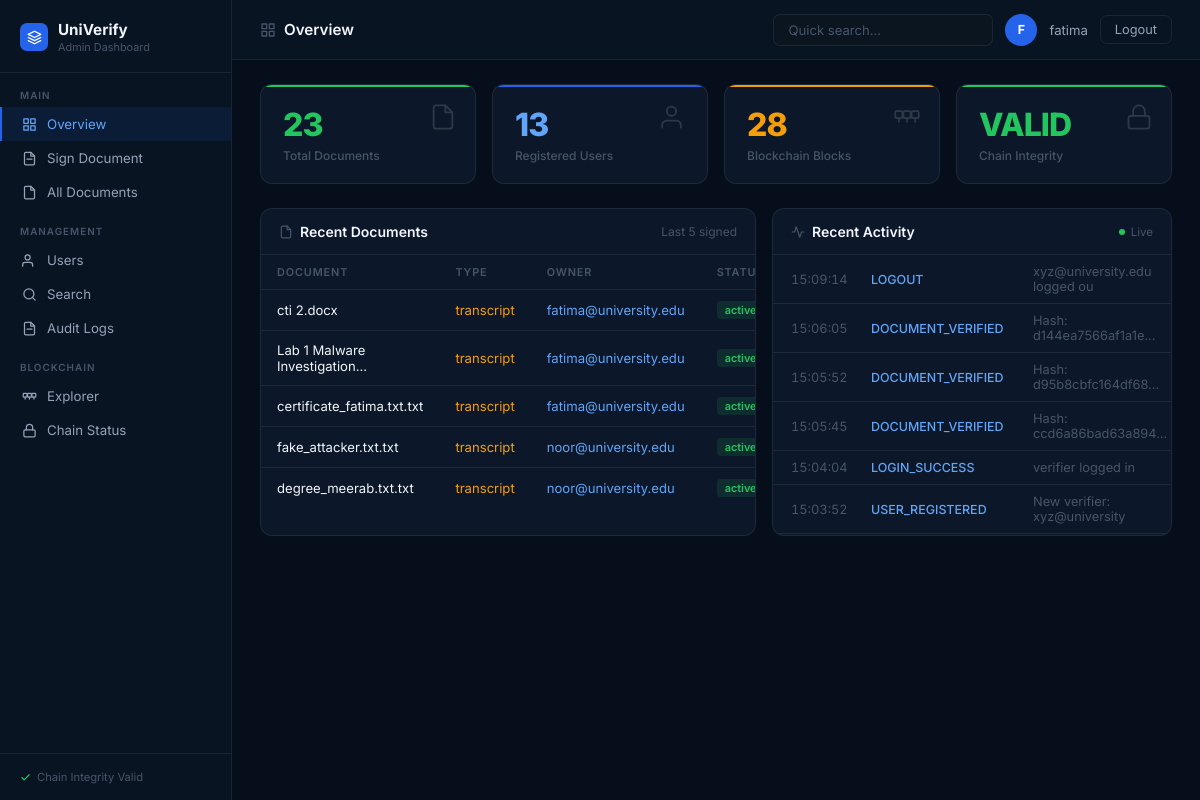
The app's page /dashboard (signed in) with its own data.
### models.py (models this page shows, shortened)
class User(UserMixin, db.Model):
    __tablename__ = 'users'
    id = db.Column(db.Integer, primary_key=True)
    full_name = db.Column(db.String(100), nullable=False)
    email = db.Column(db.String(120), unique=True, nullable=False)
    password_hash = db.Column(db.String(256), nullable=False)
    role = db.Column(db.String(20), default='student')
    reg_number = db.Column(db.String(50), unique=True, nullable=True)
    department = db.Column(db.String(100), nullable=True)
    created_at = db.Column(db.DateTime, default=datetime.utcnow)
    is_active = db.Column(db.Boolean, default=True)
    documents = db.relationship('Document', backref='owner', lazy=True)

class Document(db.Model):
    __tablename__ = 'documents'
    id = db.Column(db.Integer, primary_key=True)
    filename = db.Column(db.String(200), nullable=False)
    original_name = db.Column(db.String(200), nullable=False)
    file_hash = db.Column(db.String(64), unique=True, nullable=False)
    block_hash = db.Column(db.String(64), nullable=False)
    block_index = db.Column(db.Integer, nullable=False)
    cert_fingerprint = db.Column(db.String(200), nullable=False)
    signature = db.Column(db.Text, nullable=False)
    doc_type = db.Column(db.String(50), default='general')
    status = db.Column(db.String(20), default='active')
    qr_code_path = db.Column(db.String(200), nullable=True)
    user_id = db.Column(db.Integer, db.ForeignKey('users.id'), nullable=False)
    signed_at = db.Column(db.DateTime, default=datetime.utcnow)
    expires_at = db.Column(db.DateTime, nullable=True)

class AuditLog(db.Model):
    __tablename__ = 'audit_logs'
    id = db.Column(db.Integer, primary_key=True)
    user_id = db.Column(db.Integer, db.ForeignKey('users.id'), nullable=True)
    action = db.Column(db.String(100), nullable=False)
    details = db.Column(db.Text, nullable=True)
    ip_address = db.Column(db.String(50), nullable=True)
    timestamp = db.Column(db.DateTime, default=datetime.utcnow)
    success = db.Column(db.Boolean, default=True)

### app.py (the view)
@app.route('/dashboard')
@login_required
def dashboard():
    if current_user.role != 'admin':
        return redirect(url_for('student_portal'))
    total_docs = Document.query.count()
    total_users = User.query.count()
    active_docs = Document.query.filter_by(status='active').count()
    revoked_docs = Document.query.filter_by(status='revoked').count()
    recent_docs = Document.query.order_by(Document.signed_at.desc()).limit(5).all()
    recent_logs = AuditLog.query.order_by(AuditLog.timestamp.desc()).limit(10).all()
    chain_valid = blockchain.is_chain_valid()
    return render_template('dashboard.html',
        total_docs=total_docs, total_users=total_users,
        active_docs=active_docs, revoked_docs=revoked_docs,
        recent_docs=recent_docs, recent_logs=recent_logs,
        chain_valid=chain_valid, chain_length=len(blockchain.chain))

### app.py (called while the page is built)
@login_manager.user_loader
def load_user(user_id):
    return User.query.get(int(user_id))

### blockchain.py (called while the page is built)
    def compute_hash(self):
        block_string = json.dumps({
            "index": self.index,
            "timestamp": self.timestamp,
            "filename": self.filename,
            "file_hash": self.file_hash,
            "cert_fingerprint": self.cert_fingerprint,
            "email": self.email,
            "signature": self.signature,
            "parent_hash": self.parent_hash,
            "previous_hash": self.previous_hash
        }, sort_keys=True)
        return hashlib.sha256(block_string.encode()).hexdigest()

    def is_chain_valid(self):
        for i in range(1, len(self.chain)):
            current = self.chain[i]
            previous = self.chain[i - 1]
            if current.hash != current.compute_hash():
                return False
            if current.previous_hash != previous.hash:
                return False
        return True

### templates/dashboard.html (shortened to what this page needs)
<html lang="en">
<head>
</head>
<body>
<div class="sidebar">
    <div class="sidebar-brand">
        <div class="brand-icon"><svg viewBox="0 0 24 24" fill="none" stroke="currentColor" stroke-width="2" stroke-linecap="round" stroke-linejoin="round"><path d="M12 2L2 7l10 5 10-5-10-5z"/><path d="M2 17l10 5 10-5"/><path d="M2 12l10 5 10-5"/></svg></div>
        <div><div class="brand-name">UniVerify</div><div class="brand-sub">Admin Dashboard</div></div>
    </div>
    <div class="nav-section">Main</div>
    <div class="nav-item active" onclick="showSection('overview',this)"><svg viewBox="0 0 24 24" fill="none" stroke="currentColor" stroke-width="2" stroke-linecap="round" stroke-linejoin="round"><rect x="3" y="3" width="7" height="7"/><rect x="14" y="3" width="7" height="7"/><rect x="14" y="14" width="7" height="7"/><rect x="3" y="14" width="7" height="7"/></svg>Overview</div>
    <div class="nav-item" onclick="showSection('sign',this)"><svg viewBox="0 0 24 24" fill="none" stroke="currentColor" stroke-width="2" stroke-linecap="round" stroke-linejoin="round"><path d="M14 2H6a2 2 0 0 0-2 2v16a2 2 0 0 0 2 2h12a2 2 0 0 0 2-2V8z"/><polyline points="14 2 14 8 20 8"/><line x1="16" y1="13" x2="8" y2="13"/></svg>Sign Document</div>
    <div class="nav-item" onclick="showSection('documents',this)"><svg viewBox="0 0 24 24" fill="none" stroke="currentColor" stroke-width="2" stroke-linecap="round" stroke-linejoin="round"><path d="M14 2H6a2 2 0 0 0-2 2v16a2 2 0 0 0 2 2h12a2 2 0 0 0 2-2V8z"/><polyline points="14 2 14 8 20 8"/></svg>All Documents</div>
    <div class="nav-section">Management</div>
    <div class="nav-item" onclick="showSection('users',this)"><svg viewBox="0 0 24 24" fill="none" stroke="currentColor" stroke-width="2" stroke-linecap="round" stroke-linejoin="round"><path d="M17 21v-2a4 4 0 0 0-4-4H5a4 4 0 0 0-4 4v2"/><circle cx="9" cy="7" r="4"/></svg>Users</div>
    <div class="nav-item" onclick="showSection('search',this)"><svg viewBox="0 0 24 24" fill="none" stroke="currentColor" stroke-width="2" stroke-linecap="round" stroke-linejoin="round"><circle cx="11" cy="11" r="8"/><path d="m21 21-4.35-4.35"/></svg>Search</div>
    <div class="nav-item" onclick="showSection('audit',this)"><svg viewBox="0 0 24 24" fill="none" stroke="currentColor" stroke-width="2" stroke-linecap="round" stroke-linejoin="round"><path d="M14 2H6a2 2 0 0 0-2 2v16a2 2 0 0 0 2 2h12a2 2 0 0 0 2-2V8z"/><polyline points="14 2 14 8 20 8"/><line x1="16" y1="13" x2="8" y2="13"/></svg>Audit Logs</div>
    <div class="nav-section">Blockchain</div>
    <div class="nav-item" onclick="window.open('/explorer','_blank')"><svg viewBox="0 0 24 24" fill="none" stroke="currentColor" stroke-width="2" stroke-linecap="round" stroke-linejoin="round"><rect x="2" y="7" width="6" height="6" rx="1"/><rect x="9" y="7" width="6" height="6" rx="1"/><rect x="16" y="7" width="6" height="6" rx="1"/><path d="M5 13v3M12 13v3M19 13v3"/></svg>Explorer</div>
    <div class="nav-item" onclick="showSection('chain',this)"><svg viewBox="0 0 24 24" fill="none" stroke="currentColor" stroke-width="2" stroke-linecap="round" stroke-linejoin="round"><rect x="3" y="11" width="18" height="11" rx="2"/><path d="M7 11V7a5 5 0 0 1 10 0v4"/></svg>Chain Status</div>
    <div class="sidebar-footer"><div class="sidebar-footer-badge"><svg viewBox="0 0 24 24" fill="none" stroke="currentColor" stroke-width="2.5" stroke-linecap="round" stroke-linejoin="round"><polyline points="20 6 9 17 4 12"/></svg>Chain Integrity Valid</div></div>
</div>
<div class="main">
    <div class="topbar">
        <div class="page-title" id="pageTitle"><svg viewBox="0 0 24 24" fill="none" stroke="currentColor" stroke-width="2" stroke-linecap="round" stroke-linejoin="round"><rect x="3" y="3" width="7" height="7"/><rect x="14" y="3" width="7" height="7"/><rect x="14" y="14" width="7" height="7"/><rect x="3" y="14" width="7" height="7"/></svg>Overview</div>
        <div class="topbar-right">
            <input class="search-input" placeholder="Quick search..." oninput="quickSearch(this.value)">
            <div class="avatar">{{ (current_user.full_name[0] if current_user and current_user.full_name else 'A') | upper }}</div>
            <span class="username">{{ current_user.full_name if current_user else 'Admin' }}</span>
            <button class="logout-btn" onclick="window.location.href='/logout'">Logout</button>
        </div>
    </div>
    <div class="content">
        <div class="section active" id="sec-overview">
            <div class="stats-grid">
                <div class="stat-card stat-green">
                    <div class="stat-icon"><svg viewBox="0 0 24 24" fill="none" stroke="currentColor" stroke-width="1.5" stroke-linecap="round" stroke-linejoin="round"><path d="M14 2H6a2 2 0 0 0-2 2v16a2 2 0 0 0 2 2h12a2 2 0 0 0 2-2V8z"/><polyline points="14 2 14 8 20 8"/></svg></div>
                    <div class="stat-number n-green" id="s-total">{{ total_docs }}</div>
                    <div class="stat-label">Total Documents</div>
                </div>
                <div class="stat-card stat-blue">
                    <div class="stat-icon"><svg viewBox="0 0 24 24" fill="none" stroke="currentColor" stroke-width="1.5" stroke-linecap="round" stroke-linejoin="round"><path d="M17 21v-2a4 4 0 0 0-4-4H5a4 4 0 0 0-4 4v2"/><circle cx="9" cy="7" r="4"/></svg></div>
                    <div class="stat-number n-blue" id="s-users">{{ total_users }}</div>
                    <div class="stat-label">Registered Users</div>
                </div>
                <div class="stat-card stat-orange">
                    <div class="stat-icon"><svg viewBox="0 0 24 24" fill="none" stroke="currentColor" stroke-width="1.5" stroke-linecap="round" stroke-linejoin="round"><rect x="2" y="7" width="6" height="6" rx="1"/><rect x="9" y="7" width="6" height="6" rx="1"/><rect x="16" y="7" width="6" height="6" rx="1"/><path d="M5 13v3M12 13v3M19 13v3"/></svg></div>
                    <div class="stat-number n-orange" id="s-chain">{{ chain_length }}</div>
                    <div class="stat-label">Blockchain Blocks</div>
                </div>
                <div class="stat-card stat-cyan">
                    <div class="stat-icon"><svg viewBox="0 0 24 24" fill="none" stroke="currentColor" stroke-width="1.5" stroke-linecap="round" stroke-linejoin="round"><rect x="3" y="11" width="18" height="11" rx="2"/><path d="M7 11V7a5 5 0 0 1 10 0v4"/></svg></div>
                    <div class="stat-number" style="color:{{ '#22c55e' if chain_valid else '#ef4444' }}" id="s-valid">{{ 'VALID' if chain_valid else 'TAMPERED' }}</div>
                    <div class="stat-label">Chain Integrity</div>
                </div>
            </div>
            <div style="display:grid;grid-template-columns:1fr 400px;gap:16px;">
                <div class="card">
                    <div class="card-head">
                        <div class="card-title"><svg viewBox="0 0 24 24" fill="none" stroke="currentColor" stroke-width="2" stroke-linecap="round" stroke-linejoin="round"><path d="M14 2H6a2 2 0 0 0-2 2v16a2 2 0 0 0 2 2h12a2 2 0 0 0 2-2V8z"/><polyline points="14 2 14 8 20 8"/></svg>Recent Documents</div>
                        <span class="card-meta">Last 5 signed</span>
                    </div>
                    <table class="tbl">
                        <thead><tr><th>Document</th><th>Type</th><th>Owner</th><th>Status</th></tr></thead>
                        <tbody>
                        {% for doc in recent_docs %}
                        <tr>
                            <td style="color:var(--text-1);">{{ doc.original_name[:28] }}{% if doc.original_name|length > 28 %}...{% endif %}</td>
                            <td style="color:var(--warn);">{{ doc.doc_type }}</td>
                            <td style="color:#60a5fa;">{{ doc.owner.email if doc.owner else 'N/A' }}</td>
                            <td><span class="badge badge-{{ doc.status }}">{{ doc.status }}</span></td>
                        </tr>
                        {% else %}
                        <tr><td colspan="4" style="text-align:center;color:var(--text-3);padding:28px;">No documents yet.</td></tr>
                        {% endfor %}
                        </tbody>
                    </table>
                </div>
                <div class="card">
                    <div class="card-head">
                        <div class="card-title"><svg viewBox="0 0 24 24" fill="none" stroke="currentColor" stroke-width="2" stroke-linecap="round" stroke-linejoin="round"><polyline points="22 12 18 12 15 21 9 3 6 12 2 12"/></svg>Recent Activity</div>
                        <div style="display:flex;align-items:center;gap:6px;"><div class="live-dot"></div><span style="font-size:0.72rem;color:var(--text-3);">Live</span></div>
                    </div>
                    <div style="max-height:280px;overflow-y:auto;">
                        {% for log in recent_logs %}
                        <div class="log-item">
                            <span class="log-time">{{ log.timestamp.strftime('%H:%M:%S') }}</span>
                            <span class="log-action" style="color:{% if 'FAIL' in log.action or 'ERROR' in log.action %}var(--error){% elif 'SIGN' in log.action %}var(--success){% else %}#60a5fa{% endif %};">{{ log.action }}</span>
                            <span class="log-detail">{{ (log.details or '')[:28] }}</span>
                        </div>
                        {% else %}
                        <div style="color:var(--text-3);text-align:center;padding:24px;font-size:0.82rem;">No activity yet</div>
                        {% endfor %}
                    </div>
                </div>
            </div>
        </div>
    </div>
</div>
</body>
</html>

### records on screen
User: full_name "F", full_name "fatima"
Document: original_name "cti 2.docx", doc_type "transcript", owner "fatima@university.edu", status "active"
Document: original_name "Lab 1 Malware Investigation", doc_type "transcript", owner "fatima@university.edu", status "active"
Document: original_name "certificate_fatima.txt.txt", doc_type "transcript", owner "fatima@university.edu", status "active"
Document: original_name "fake_attacker.txt.txt", doc_type "transcript", owner "noor@university.edu", status "active"
Document: original_name "degree_meerab.txt.txt", doc_type "transcript", owner "noor@university.edu", status "active"
AuditLog: timestamp "15:09:14", action "LOGOUT", details "xyz@university.edu logged ou"
AuditLog: timestamp "15:06:05", action "DOCUMENT_VERIFIED", details "Hash: d144ea7566af1a1e..."
AuditLog: timestamp "15:05:52", action "DOCUMENT_VERIFIED", details "Hash: d95b8cbfc164df68..."
AuditLog: timestamp "15:05:45", action "DOCUMENT_VERIFIED", details "Hash: ccd6a86bad63a894..."
AuditLog: timestamp "15:04:04", action "LOGIN_SUCCESS", details "verifier logged in"
AuditLog: timestamp "15:03:52", action "USER_REGISTERED", details "New verifier: xyz@university"

### other values on screen
{{ total_docs }} "23"
{{ total_users }} "13"
{{ chain_length }} "28"
{{ 'VALID' if chain_valid else 'TAMPERED' }} "VALID"
